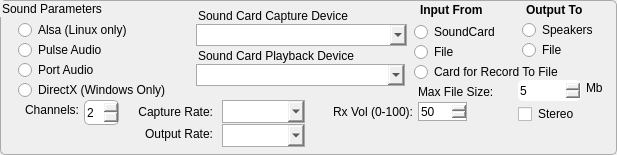
  <widget class="QGroupBox" name="groupBox_2">
   <property name="geometry">
    <rect>
     <x>8</x>
     <y>474</y>
     <width>617</width>
     <height>155</height>
    </rect>
   </property>
   <property name="styleSheet">
    <string notr="true">border: 1px solid #aaaaaa; border-radius: 5px;</string>
   </property>
   <property name="title">
    <string>Sound Parameters</string>
   </property>
   <widget class="QComboBox" name="cmbPlayback">
    <property name="geometry">
     <rect>
      <x>196</x>
      <y>64</y>
      <width>209</width>
      <height>22</height>
     </rect>
    </property>
    <property name="statusTip">
     <string>Windows installed Playback devices.  Green background indicates device in ini file</string>
    </property>
    <property name="styleSheet">
     <string notr="true">border-radius: 0px;</string>
    </property>
   </widget>
   <widget class="QComboBox" name="cmbCapture">
    <property name="geometry">
     <rect>
      <x>196</x>
      <y>24</y>
      <width>211</width>
      <height>22</height>
     </rect>
    </property>
    <property name="toolTip">
     <string>Windows installed Capture devices  Green background indicates device in ini file</string>
    </property>
    <property name="styleSheet">
     <string notr="true">border-radius: 0px;</string>
    </property>
   </widget>
   <widget class="QLabel" name="label_8">
    <property name="geometry">
     <rect>
      <x>198</x>
      <y>8</y>
      <width>177</width>
      <height>16</height>
     </rect>
    </property>
    <property name="styleSheet">
     <string notr="true">border: 0px solid #ccc;</string>
    </property>
    <property name="text">
     <string>Sound Card Capture Device</string>
    </property>
   </widget>
   <widget class="QLabel" name="label_9">
    <property name="geometry">
     <rect>
      <x>198</x>
      <y>48</y>
      <width>183</width>
      <height>16</height>
     </rect>
    </property>
    <property name="styleSheet">
     <string notr="true">border: 0px solid #ccc;</string>
    </property>
    <property name="text">
     <string>Sound Card Playback Device</string>
    </property>
   </widget>
   <widget class="QRadioButton" name="optAlsa">
    <property name="geometry">
     <rect>
      <x>18</x>
      <y>20</y>
      <width>129</width>
      <height>20</height>
     </rect>
    </property>
    <property name="styleSheet">
     <string notr="true">border: 0px solid #ccc;</string>
    </property>
    <property name="text">
     <string>Alsa (Linux only)</string>
    </property>
   </widget>
   <widget class="QRadioButton" name="radioButton">
    <property name="geometry">
     <rect>
      <x>18</x>
      <y>40</y>
      <width>103</width>
      <height>20</height>
     </rect>
    </property>
    <property name="styleSheet">
     <string notr="true">border: 0px solid #ccc;</string>
    </property>
    <property name="text">
     <string>Pulse Audio</string>
    </property>
   </widget>
   <widget class="QRadioButton" name="radioButton_2">
    <property name="geometry">
     <rect>
      <x>18</x>
      <y>60</y>
      <width>99</width>
      <height>20</height>
     </rect>
    </property>
    <property name="styleSheet">
     <string notr="true">border: 0px solid #ccc;</string>
    </property>
    <property name="text">
     <string>Port Audio</string>
    </property>
   </widget>
   <widget class="QRadioButton" name="radioButton_3">
    <property name="geometry">
     <rect>
      <x>18</x>
      <y>80</y>
      <width>169</width>
      <height>20</height>
     </rect>
    </property>
    <property name="styleSheet">
     <string notr="true">border: 0px solid #ccc;</string>
    </property>
    <property name="text">
     <string>DirectX (Windows Only)</string>
    </property>
   </widget>
   <widget class="QLabel" name="lblSndIn">
    <property name="geometry">
     <rect>
      <x>420</x>
      <y>2</y>
      <width>77</width>
      <height>16</height>
     </rect>
    </property>
    <property name="font">
     <font>
      <weight>75</weight>
      <bold>true</bold>
     </font>
    </property>
    <property name="styleSheet">
     <string notr="true">border: 0px solid #ccc;</string>
    </property>
    <property name="text">
     <string>Input From</string>
    </property>
   </widget>
   <widget class="QRadioButton" name="radioButton_4">
    <property name="geometry">
     <rect>
      <x>414</x>
      <y>22</y>
      <width>99</width>
      <height>20</height>
     </rect>
    </property>
    <property name="styleSheet">
     <string notr="true">border: 0px solid #ccc;</string>
    </property>
    <property name="text">
     <string>SoundCard</string>
    </property>
   </widget>
   <widget class="QRadioButton" name="radioButton_5">
    <property name="geometry">
     <rect>
      <x>414</x>
      <y>42</y>
      <width>57</width>
      <height>20</height>
     </rect>
    </property>
    <property name="styleSheet">
     <string notr="true">border: 0px solid #ccc;</string>
    </property>
    <property name="text">
     <string>File</string>
    </property>
   </widget>
   <widget class="QRadioButton" name="radioButton_6">
    <property name="geometry">
     <rect>
      <x>414</x>
      <y>62</y>
      <width>173</width>
      <height>20</height>
     </rect>
    </property>
    <property name="styleSheet">
     <string notr="true">border: 0px solid #ccc;</string>
    </property>
    <property name="text">
     <string>Card for Record To File</string>
    </property>
   </widget>
   <widget class="QRadioButton" name="radioButton_7">
    <property name="geometry">
     <rect>
      <x>522</x>
      <y>20</y>
      <width>87</width>
      <height>20</height>
     </rect>
    </property>
    <property name="styleSheet">
     <string notr="true">border: 0px solid #ccc;</string>
    </property>
    <property name="text">
     <string>Speakers</string>
    </property>
   </widget>
   <widget class="QRadioButton" name="radioButton_8">
    <property name="geometry">
     <rect>
      <x>522</x>
      <y>40</y>
      <width>57</width>
      <height>20</height>
     </rect>
    </property>
    <property name="styleSheet">
     <string notr="true">border: 0px solid #ccc;</string>
    </property>
    <property name="text">
     <string>File</string>
    </property>
   </widget>
   <widget class="QLabel" name="lblSndIn_2">
    <property name="geometry">
     <rect>
      <x>526</x>
      <y>2</y>
      <width>67</width>
      <height>16</height>
     </rect>
    </property>
    <property name="font">
     <font>
      <weight>75</weight>
      <bold>true</bold>
     </font>
    </property>
    <property name="styleSheet">
     <string notr="true">border: 0px solid #ccc;</string>
    </property>
    <property name="text">
     <string>Output To</string>
    </property>
   </widget>
   <widget class="QLabel" name="label_21">
    <property name="geometry">
     <rect>
      <x>418</x>
      <y>84</y>
      <width>91</width>
      <height>16</height>
     </rect>
    </property>
    <property name="styleSheet">
     <string notr="true">border: 0px solid #ccc;</string>
    </property>
    <property name="text">
     <string>Max File Size:</string>
    </property>
   </widget>
   <widget class="QSpinBox" name="spinBox">
    <property name="geometry">
     <rect>
      <x>518</x>
      <y>80</y>
      <width>63</width>
      <height>21</height>
     </rect>
    </property>
    <property name="styleSheet">
     <string notr="true">border: 0px solid #ccc;</string>
    </property>
    <property name="minimum">
     <number>1</number>
    </property>
    <property name="maximum">
     <number>1000</number>
    </property>
    <property name="singleStep">
     <number>5</number>
    </property>
    <property name="value">
     <number>5</number>
    </property>
   </widget>
   <widget class="QLabel" name="label_22">
    <property name="geometry">
     <rect>
      <x>586</x>
      <y>80</y>
      <width>33</width>
      <height>16</height>
     </rect>
    </property>
    <property name="styleSheet">
     <string notr="true">border: 0px solid #ccc;</string>
    </property>
    <property name="text">
     <string>Mb</string>
    </property>
   </widget>
   <widget class="QLabel" name="label_23">
    <property name="geometry">
     <rect>
      <x>118</x>
      <y>104</y>
      <width>95</width>
      <height>16</height>
     </rect>
    </property>
    <property name="styleSheet">
     <string notr="true">border: 0px solid #ccc;</string>
    </property>
    <property name="text">
     <string>Capture Rate:</string>
    </property>
    <property name="alignment">
     <set>Qt::AlignRight|Qt::AlignTrailing|Qt::AlignVCenter</set>
    </property>
   </widget>
   <widget class="QLabel" name="label_24">
    <property name="geometry">
     <rect>
      <x>122</x>
      <y>126</y>
      <width>91</width>
      <height>16</height>
     </rect>
    </property>
    <property name="styleSheet">
     <string notr="true">border: 0px solid #ccc;</string>
    </property>
    <property name="text">
     <string>Output Rate:</string>
    </property>
    <property name="alignment">
     <set>Qt::AlignRight|Qt::AlignTrailing|Qt::AlignVCenter</set>
    </property>
   </widget>
   <widget class="QLineEdit" name="lineEdit">
    <property name="geometry">
     <rect>
      <x>196</x>
      <y>250</y>
      <width>113</width>
      <height>19</height>
     </rect>
    </property>
    <property name="styleSheet">
     <string notr="true">border-radius: 0px;</string>
    </property>
   </widget>
   <widget class="QLineEdit" name="lineEdit_2">
    <property name="geometry">
     <rect>
      <x>196</x>
      <y>238</y>
      <width>113</width>
      <height>19</height>
     </rect>
    </property>
    <property name="styleSheet">
     <string notr="true">border-radius: 0px;</string>
    </property>
   </widget>
   <widget class="QCheckBox" name="chkStereo">
    <property name="geometry">
     <rect>
      <x>518</x>
      <y>104</y>
      <width>75</width>
      <height>20</height>
     </rect>
    </property>
    <property name="styleSheet">
     <string notr="true">border: 0px solid #ccc;</string>
    </property>
    <property name="text">
     <string>Stereo</string>
    </property>
   </widget>
   <widget class="QSpinBox" name="nudRxVol">
    <property name="geometry">
     <rect>
      <x>418</x>
      <y>102</y>
      <width>49</width>
      <height>19</height>
     </rect>
    </property>
    <property name="styleSheet">
     <string notr="true">border-radius: 0px;</string>
    </property>
    <property name="maximum">
     <number>100</number>
    </property>
    <property name="value">
     <number>50</number>
    </property>
   </widget>
   <widget class="QLabel" name="label_25">
    <property name="geometry">
     <rect>
      <x>314</x>
      <y>102</y>
      <width>99</width>
      <height>19</height>
     </rect>
    </property>
    <property name="styleSheet">
     <string notr="true">border: 0px solid #ccc;</string>
    </property>
    <property name="text">
     <string>Rx Vol (0-100):</string>
    </property>
    <property name="alignment">
     <set>Qt::AlignRight|Qt::AlignTrailing|Qt::AlignVCenter</set>
    </property>
   </widget>
   <widget class="QComboBox" name="cboCapRates">
    <property name="geometry">
     <rect>
      <x>222</x>
      <y>100</y>
      <width>83</width>
      <height>23</height>
     </rect>
    </property>
    <property name="styleSheet">
     <string notr="true">border-radius: 0px;</string>
    </property>
   </widget>
   <widget class="QComboBox" name="cboPlayRate">
    <property name="geometry">
     <rect>
      <x>222</x>
      <y>124</y>
      <width>83</width>
      <height>23</height>
     </rect>
    </property>
    <property name="styleSheet">
     <string notr="true">border-radius: 0px;</string>
    </property>
   </widget>
   <widget class="QSpinBox" name="spinChan">
    <property name="geometry">
     <rect>
      <x>84</x>
      <y>100</y>
      <width>35</width>
      <height>25</height>
     </rect>
    </property>
    <property name="minimum">
     <number>1</number>
    </property>
    <property name="maximum">
     <number>6</number>
    </property>
    <property name="value">
     <number>2</number>
    </property>
   </widget>
   <widget class="QLabel" name="lblChan">
    <property name="geometry">
     <rect>
      <x>20</x>
      <y>102</y>
      <width>59</width>
      <height>16</height>
     </rect>
    </property>
    <property name="styleSheet">
     <string notr="true">border: 0px solid white;</string>
    </property>
    <property name="text">
     <string>Channels:</string>
    </property>
    <property name="alignment">
     <set>Qt::AlignRight|Qt::AlignTrailing|Qt::AlignVCenter</set>
    </property>
   </widget>
  </widget>
